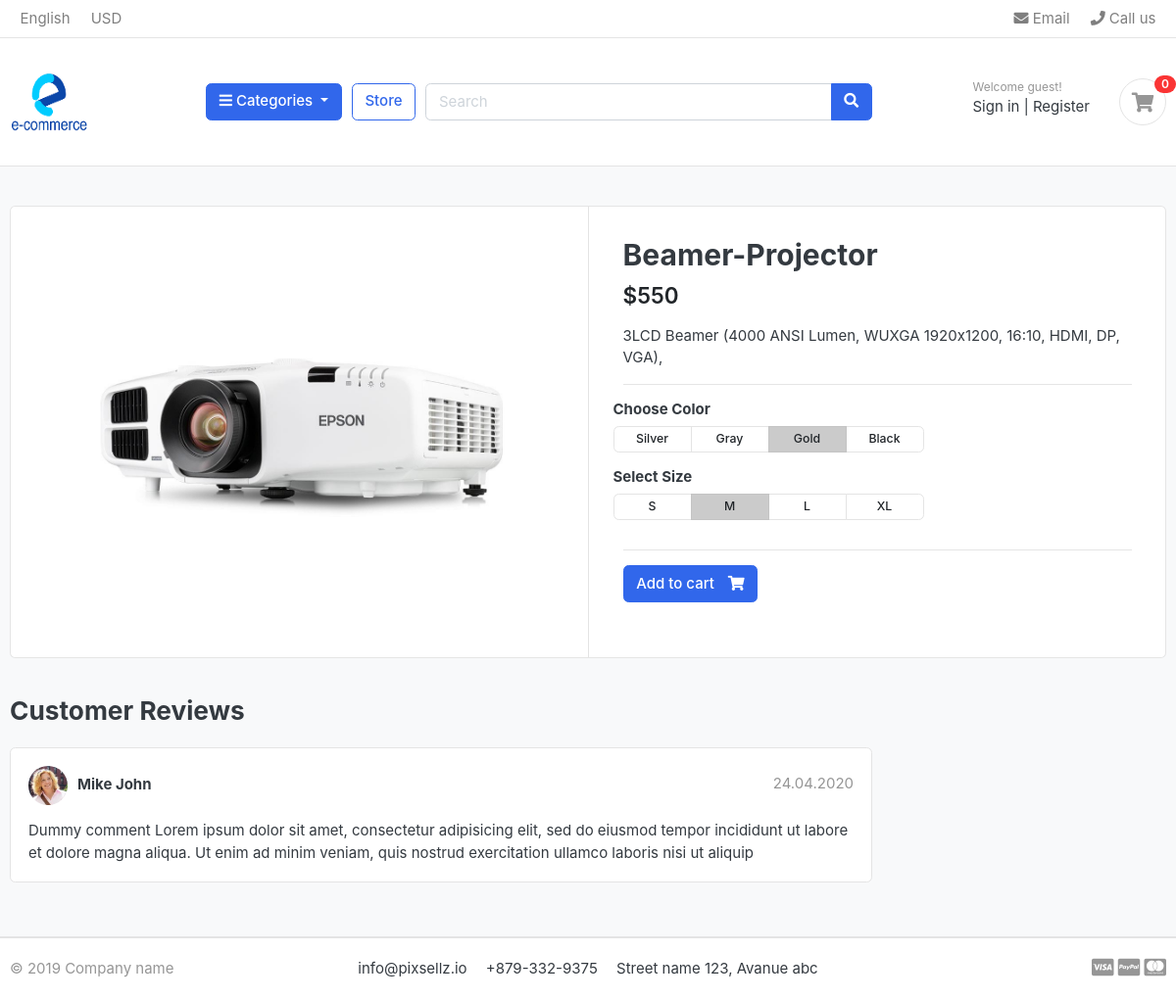
The page /store/electronics/beamer-projector/ on the database its author committed.
### store/models.py (models this page shows, shortened)
class Product(models.Model):
    product_name = models.CharField(max_length=200, unique=True)
    slug = models.SlugField(max_length=200, unique=True)
    description = models.TextField(max_length=500, blank=True)
    price = models.IntegerField()
    images = models.ImageField(upload_to='photos/products')
    stock = models.IntegerField()
    is_available = models.BooleanField(default=True)
    category = models.ForeignKey(Category, on_delete=models.CASCADE)
    created_date = models.DateTimeField(auto_now_add=True)
    modified_date = models.DateTimeField(auto_now=True)

### store/views.py (the view)
# urls.py: path('<slug:category_slug>/<slug:product_slug>/', views.product_detail, name='product_detail'),
def product_detail(request, category_slug, product_slug):
    try:
        single_product = Product.objects.get(category__slug=category_slug, slug=product_slug)
        in_cart = CartItem.objects.filter(cart__cart_id=_cart_id(request), product=single_product).exists()
    except Exception as e:
        raise e
    context = {
        'single_product': single_product,
        'in_cart': in_cart
    }
    return render(request, 'store/product_detail.html', context)

### carts/context_processors.py (called while the page is built)
def counter(request):
    cart_count = 0
    if 'admin' in request.path:
        return {}
    else:
        try:
            cart = Cart.objects.filter(cart_id=_cart_id(request))
            cart_items = CartItem.objects.all().filter(cart=cart[:1])
            for cart_item in cart_items:
                cart_count += cart_item.quantity
        except Cart.DoesNotExist:
            cart_count = 0
    return dict(cart_count=cart_count)

### carts/views.py (called while the page is built)
def _cart_id(request):
    cart = request.session.session_key
    if not cart:
        cart = request.session.create()
    return cart

### shop/context_processors.py (called while the page is built)
def menu_links(request):
    links = Category.objects.all()
    return dict(links=links)

### shop/models.py (called while the page is built)
    def get_url(self):
        return reverse('products_by_category', args=[self.slug])

### templates/store/product_detail.html
{% extends 'base.html' %}
{% load static %}
{% block content %}
<section class="section-content padding-y bg">
    <div class="container">
    <div class="card">
        <div class="row no-gutters">
            <aside class="col-md-6">
    <article class="gallery-wrap">
        <div class="img-big-wrap">
           <a href="#"><img src="{{ single_product.images.url }}"></a>
        </div>
    </article>
            </aside>
            <main class="col-md-6 border-left">
    <article class="content-body">
    <h2 class="title">{{ single_product.product_name }}</h2>
    <div class="mb-3">
        <var class="price h4">${{ single_product.price }}</var>
    </div>
    <p>{{ single_product.description }}</p>
    <hr>
        <div class="row">
            <div class="item-option-select">
                <h6>Choose Color</h6>
                <div class="btn-group btn-group-sm btn-group-toggle" data-toggle="buttons">
                  <label class="btn btn-light">
                    <input type="radio" name="radio_color"> Silver
                  </label>
                  <label class="btn btn-light">
                    <input type="radio" name="radio_color" > Gray
                  </label>
                  <label class="btn btn-light active">
                    <input type="radio" name="radio_color checked"> Gold
                  </label>
                  <label class="btn btn-light">
                    <input type="radio" name="radio_color"> Black
                  </label>
                </div>
            </div>
        </div>
        <div class="row">
            <div class="item-option-select">
                <h6>Select Size</h6>
                <div class="btn-group btn-group-sm btn-group-toggle" data-toggle="buttons">
                  <label class="btn btn-light">
                    <input type="radio" name="radio_color"> S
                  </label>
                  <label class="btn btn-light active">
                    <input type="radio" name="radio_color" checked> M
                  </label>
                  <label class="btn btn-light">
                    <input type="radio" name="radio_color"> L
                  </label>
                  <label class="btn btn-light">
                    <input type="radio" name="radio_color"> XL
                  </label>
                </div>
            </div>
        </div>
        <hr>
        {% if single_product.stock <= 0 %}
          <h5 class="text-danger">Out of Stock</h5>
          {% else %}
            {% if in_cart %}
            <a href="#" class="btn  btn-success"> <span class="text">Added to Cart</span> <i class="fas fa-check"></i>  </a>
            <a href="{% url 'cart' %}" class="btn  btn-outline-primary"> <span class="text">view Cart</span> <i class="fas fa-eye"></i>  </a>
            {% else %}
            <a href="{% url 'add_cart' single_product.id %}" class="btn  btn-primary"> <span class="text">Add to cart</span> <i class="fas fa-shopping-cart"></i>  </a>
            {% endif %}
        {% endif %}
    </article>
            </main>
        </div>
    </div>
    <br>
    <div class="row">
                <div class="col-md-9">
        <header class="section-heading">
            <h3>Customer Reviews </h3>
        </header>
        <article class="box mb-3">
            <div class="icontext w-100">
                <img src="{% static './images/avatars/avatar1.jpg' %}" class="img-xs icon rounded-circle">
                <div class="text">
                    <span class="date text-muted float-md-right">24.04.2020 </span>
                    <h6 class="mb-1">Mike John </h6>
                </div>
            </div>
            <div class="mt-3">
                <p>
                    Dummy comment Lorem ipsum dolor sit amet, consectetur adipisicing elit, sed do eiusmod
                    tempor incididunt ut labore et dolore magna aliqua. Ut enim ad minim veniam,
                    quis nostrud exercitation ullamco laboris nisi ut aliquip
                </p>
            </div>
        </article>
        </div>
    </div>
    </div>
    </section>
{% endblock content %}

### static/css/ui.css (style rules this page uses)
html { font-family: "Inter", sans-serif; font-size: 15px; }
.content-body { flex: 1 1 auto; padding: 2rem 2.3rem; }
.img-xs, .img-sm, .img-md, .img-lg { -o-object-fit: cover; object-fit: cover; flex-shrink: 0; flex-grow: 0; }
.img-xs { width: 40px; height: 40px; }
.padding-y { padding-top: 40px; padding-bottom: 40px; }
var { font-style: normal; }
article:after, .form-group:after { display: block; clear: both; content: ""; }
.bg { background-color: #f8f9fa; }
.section-heading { margin-bottom: 20px; margin-top: 15px; }
p:last-child { margin-bottom: 0; }
.btn-light { background-color: #fff; border-color: #e4e4e4; }
.btn .text + i { margin-left: 10px; }
.icontext { display: inline-flex; align-items: center; vertical-align: middle; }
.icontext .text { width: 100%; line-height: 1.2; }
.icontext .icon { position: relative; margin-right: 10px; flex-shrink: 0; flex-grow: 0; }
.price { font-weight: 600; color: #212529; }
.box { padding: 18px; background: #fff; border-radius: 0.37rem; border: 1px solid #e4e4e4; }
.box img { max-width: 100%; }
.gallery-wrap .img-big-wrap { margin-bottom: 10px; border-radius: 0.37rem; overflow: hidden; background-color: #fff; }
.gallery-wrap .img-big-wrap a { text-align: center; display: block; }
.gallery-wrap .img-big-wrap img { height: 450px; width: auto; display: inline-block; }
.item-option-select { margin-bottom: 1rem; display: inline-block; margin-right: 15px; }
.item-option-select .btn { min-width: 80px; }

### rows shown on the page
Product: images (picture), product_name "Beamer-Projector", price "550", description "3LCD Beamer (4000 ANSI Lumen, WUXGA 1920x1200, 16:10, HDMI, DP, VGA),"

### other values the page prints
{{ cart_count }} "0"
